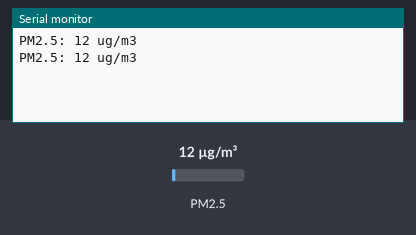
Bench run of a sketch on a simulated ESP32. Shown: the last lines printed to the serial monitor. The inputs (shaded band) are chosen by the test bench; at power-on: PM2.5 12 µg/m³.

Above: at 2.8 s.
2.9 s: PM2.5 set to 6 µg/m³
At 3.7 s:
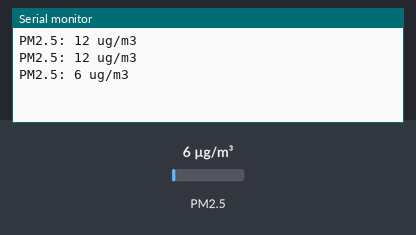
4.4 s: PM2.5 set to 75 µg/m³
At 5.8 s:
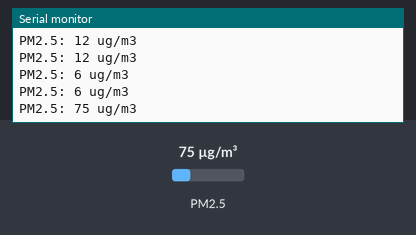
Timing chart, 0 to 7.4 s (numbered marks = the images above; inputs shaded):
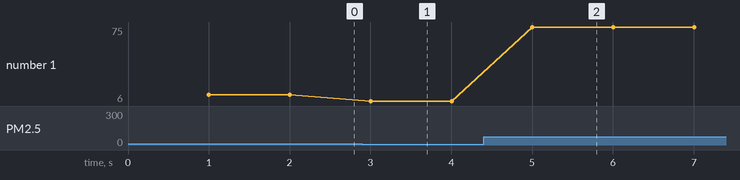

Measured:
- after the input at 2.9 s, the serial monitor: prints a new line after 0.10 s (image 1)
- after the input at 4.4 s, the serial monitor: prints a new line after 0.60 s (image 2)
- plotted number 1: 12 → 6 after the input at 2.9 s, 6 → 75 after the input at 4.4 s

The sketch:

Main.ino
```cpp
#include <PMS.h>
#include <Wire.h>

#define PMS_RX 16
#define PMS_TX 17

PMS pms(Serial1);

void setup() {
Serial.begin(9600);
Serial1.begin(9600, SERIAL_8N1, PMS_RX, PMS_TX);
}

void loop() {
PMS::DATA data;
if (pms.read(data)) {
Serial.print("PM2.5: ");
Serial.print(data.PM_SP_UG_2_5);
Serial.println(" ug/m3");
}
delay(100);
}
```
